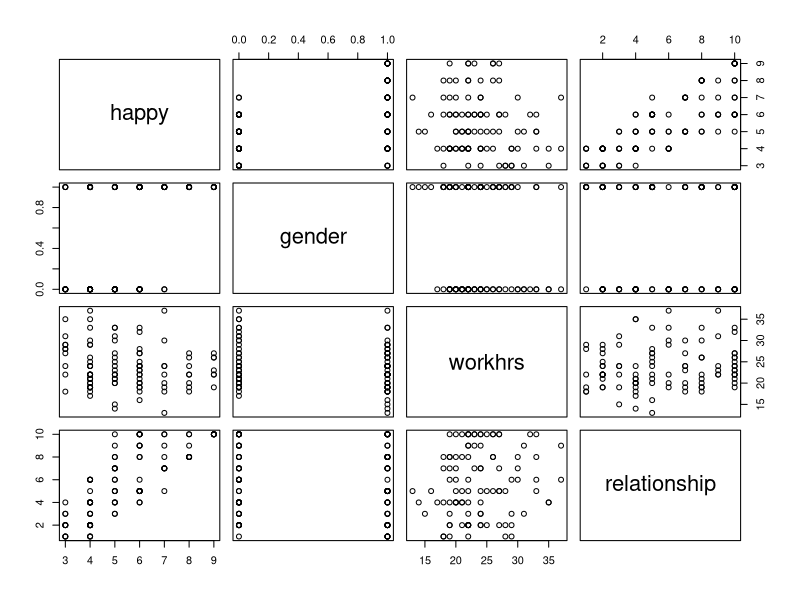

Source code (R):
data = read.table("projdata.txt",header = T)
pairs(data)
happy = data$happy
gender = data$gender
workhrs = data$workhrs
relationship = data$relationship
model1 = lm(happy~gender+workhrs+relationship)
summary(model1)
anova(model1)
